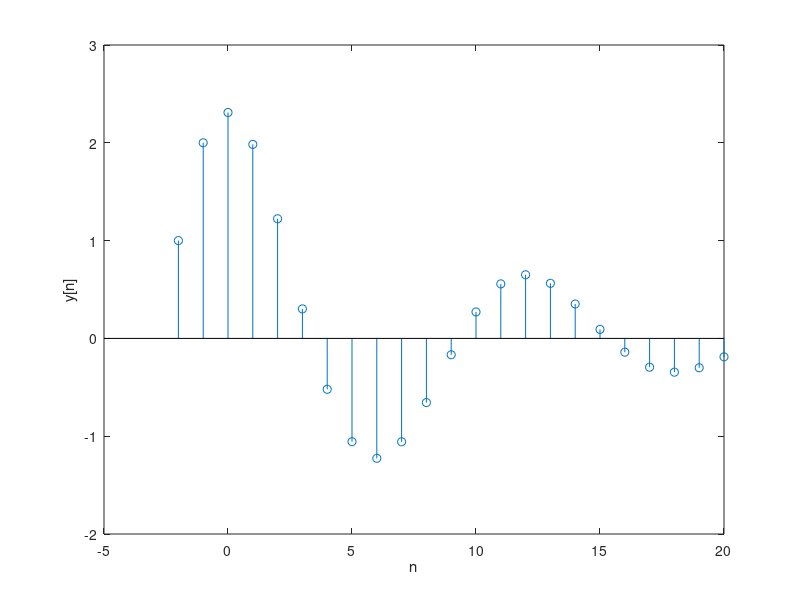

This chart was generated by the following MATLAB code:
n=(-2:20)'; y=[1;2;zeros(length(n)-2,1)];
for k = 1:length(n)-2,
  y(k+2) = 1.56*y(k+1)-0.81*y(k);
endfor;
clf; stem(n,y); xlabel('n'); ylabel('y[n]');